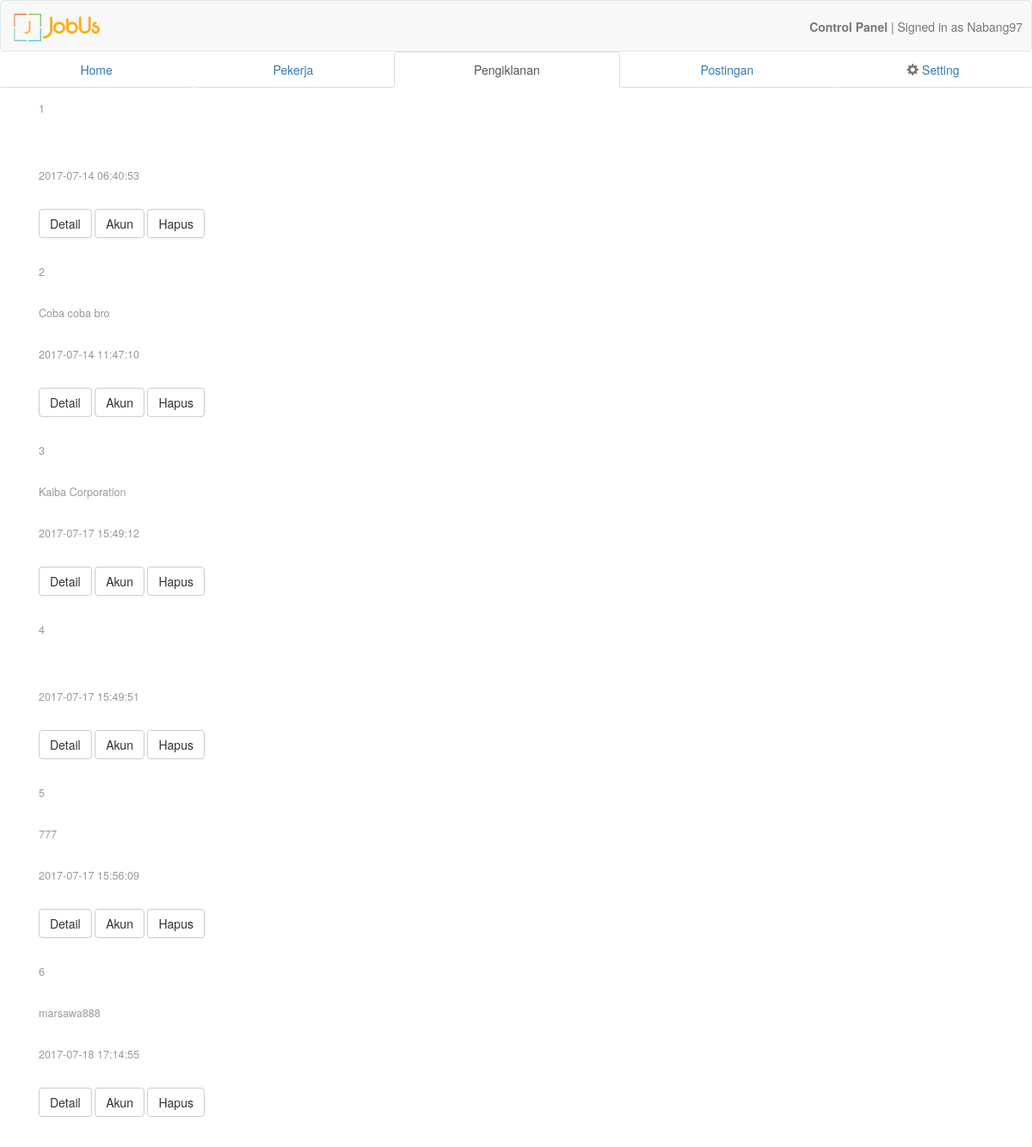
The app's page /admin/pengiklan.php, older data.
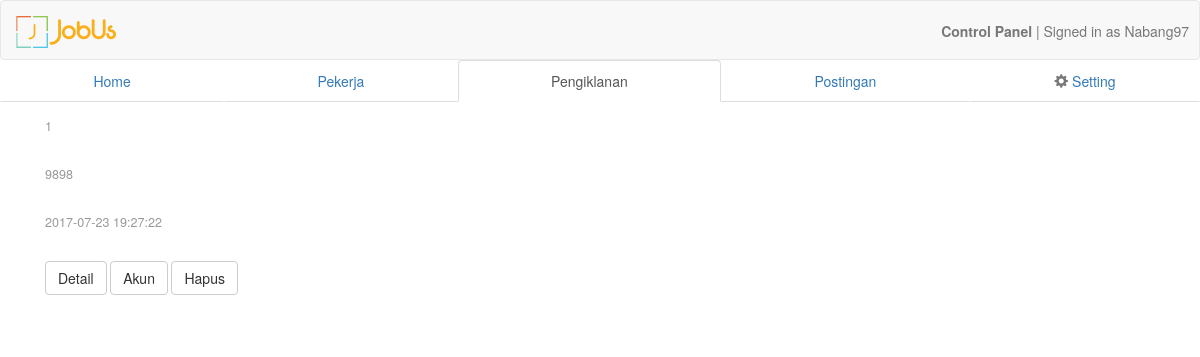
The same page, newer data.
### tables this page shows
CREATE TABLE `pengiklan` (
  `id_pengiklan` int(11) NOT NULL,
  `username` varchar(20) NOT NULL,
  `email` varchar(255) NOT NULL,
  `no_hp` varchar(15) NOT NULL,
  `password` varchar(255) NOT NULL,
  `foto_profile` varchar(255) DEFAULT NULL,
  `nama` varchar(255) DEFAULT NULL,
  `deskripsi` varchar(255) DEFAULT NULL,
  `sosmed` varchar(255) DEFAULT NULL,
  `provinsi` varchar(20) DEFAULT NULL,
  `kota` varchar(20) DEFAULT NULL,
  `kecamatan` varchar(20) DEFAULT NULL,
  `alamat` varchar(255) DEFAULT NULL,
  `lokasi` int(11) DEFAULT NULL,
  `koin` int(11) DEFAULT '0',
  `tanggal` timestamp NOT NULL DEFAULT CURRENT_TIMESTAMP
);

### controller/class.pengiklan.php (called while the page is built, shortened)
<?php
class pengiklan
 {
 	function get_all_rows($query, $param){
			try{
				global $pdo;
				$req = $pdo->prepare($query);
				if($param == ''){
					$req->execute();
				}else{
					$req->execute($param);
				}
				if($req->rowCount() > 0){
					$result = $req->fetchAll();
					return $result;
				}
			}catch(PDOException $e){
				echo "Error! gagal mengambil data: ".$e->getMessage();
			}
	}
	function get_all_profile(){
			$query = "SELECT * FROM `pengiklan`";
			return $this->get_all_rows($query, '');
	}
 }
 ?>

### admin/pengiklan.php (the view, shortened to what this page needs)
<!DOCTYPE html>
<?php session_start();
	include '../view/source3.php';
	include '../controller/koneksi.php';
	include '../controller/class.pengiklan.php';
	$pengiklan = new pengiklan();
	$data = $pengiklan->get_all_profile();
?>
<html>
<head>
</head>
<body>
 <?php include('../view/navbar.php'); ?>
	<ul class="nav nav-tabs nav-justified">
  		<li><a href="../admin/dashboard.php">Home</a></li>
  		<li><a href="../admin/pekerja.php">Pekerja</a></li>
  		<li role="presentation" class="active"><a href="../admin/pengiklan.php">Pengiklanan</a></li>
  		<li><a href="postingan.php">Postingan</a></li>
  		<li><a href="pengaturan.php"><span class="glyphicon glyphicon-cog" aria-hidden="true"></span> Setting</a></li>
	</ul>
	<div class="container">
		<table  class="table table-condensed table-responsive">
			<tbody>
			<?php
			if(count($data) > 0){
				$i = 1;
				foreach ($data as $rows ) {
					echo "
			<tr>
				<td>".$i."</td>
				<td>".$rows['nama']."</td>
				<td>".$rows['tanggal']."</td>
				<td>
					<form method='post'>
						<button type='button' class='btn btn-default' data-toggle='modal' data-target='#".$rows['id_pengiklan']."'>Detail</button>
						<button class='btn btn-default'>Akun</button>
						<button class='btn btn-default' name='delete' value='".$rows['id_pengiklan']."'>Hapus</button>
					</form>
				</td>
			</tr>
					";
					$i++;
				}
			} ?>
			</tbody>
		</table>
	</div>
</body>
</html>

### view/source3.php (shortened to what this page needs)
<link href="../assets/css/bootstrap.css" rel="stylesheet" type="text/css" media="all" />
<link href="../assets/css/style.css" rel="stylesheet" type="text/css" media="all" />
<link href="../assets/css/font-awesome.css" rel="stylesheet">
<link href="../assets/css/mislider.css" rel="stylesheet" type="text/css" />
<link href="../assets/css/mislider-custom.css" rel="stylesheet" type="text/css" />
<link rel="stylesheet" href="../assets/css/flexslider.css" type="text/css" media="screen" property="" />
<link href="../assets/css/lsb.css" rel="stylesheet" type="text/css">
<link href="../assets/css/cssme.css" rel="stylesheet" type="text/css">
<link href="../assets/css/sweetalert.css" rel="stylesheet" type="text/css">
<link data-require="bootstrap-css@3.3.6" data-semver="3.3.6" rel="stylesheet" href="https://maxcdn.bootstrapcdn.com/bootstrap/3.3.6/css/bootstrap.css" />

### view/navbar.php
<nav class="navbar navbar-default nav-admin">
  <div class="container-fluid">
  <div class="pull-right">
  	<p class="navbar-text navbar-right admin-name"><b>Control Panel</b> | Signed in as <a href="#" class="navbar-link">Nabang97</a></p>
  	</div>
  		<div class="navbar-header">
		<a class="navbar-brand navbar-left" href="#" >
		<img alt="Brand" src="../assets/images/logo-lands.png" width="" class="img-responsive">
		</a>
  	</div>
  	</div>
</nav>

### assets/css/style.css (style rules this page uses)
html, body { font-size: 100%; font-family: 'Open Sans', sans-serif; background:#ffffff; margin: 0; }
p,ul li,ol li { margin:0; font-size:14px; }
ul,label { margin:0; padding:0; }
input[type="submit"],input[type="reset"],a { -webkit-transition: 0.5s ease-in; -moz-transition: 0.5s ease-in; -ms-transition: 0.5s ease-in; -o-transition: 0.5s ease-in; transition:0.5s ease-in; }
.glyphicon { position: relative; top: 1px; display: inline-block; font-family: 'Glyphicons Halflings'; font-style: normal; font-weight: 400; line-height: 1; -webkit-font-smoothing: antialiased; -moz-osx-font-smoothing: grayscale; color: #777; }
.table > thead > tr > th, .table > tbody > tr > th, .table > tfoot > tr > th, .table > thead > tr > td, .table > tbody > tr > td, .table > tfoot > tr > td { border-top: none !important; }
.table td, .table>tbody>tr>td, .table>tbody>tr>th, .table>tfoot>tr>td, .table>tfoot>tr>th, .table>thead>tr>td, .table>thead>tr>th { padding: 15px!important; }
.table > thead > tr > th, .table > tbody > tr > th, .table > tfoot > tr > th, .table > thead > tr > td, .table > tbody > tr > td, .table > tfoot > tr > td { font-size: 0.9em; color: #999; border-top: none !important; }

### assets/css/cssme.css (style rules this page uses)
tbody { text-align: center; }
p { padding: 10px; }
.navbar-default.nav-admin { height:60px; margin-bottom: 0px; }
.navbar-text.admin-name { font-size: 100%; margin-top: 10px; margin-bottom: 0px; }
table { width: 100%; border-collapse: collapse; }
td, th { padding: 6px; border:none; text-align: left; }
@media only screen and (max-width: 760px),
(min-device-width: 768px) and (max-device-width: 1024px) { table, thead, tbody, th, td, tr { display: block; } }
@media only screen and (max-width: 760px),
(min-device-width: 768px) and (max-device-width: 1024px) { td { position: relative; padding-left: 50%; } }
@media only screen and (max-width: 760px),
(min-device-width: 768px) and (max-device-width: 1024px) { td:before { position: absolute; top: 6px; left: 6px; width: 45%; padding-right: 10px; white-space: nowrap; } }
@media only screen and (max-width: 760px),
(min-device-width: 768px) and (max-device-width: 1024px) { td:nth-of-type(1):after { content: ""; } }
@media only screen and (max-width: 760px),
(min-device-width: 768px) and (max-device-width: 1024px) { td:nth-of-type(2):after { content: ""; } }
@media only screen and (max-width: 760px),
(min-device-width: 768px) and (max-device-width: 1024px) { td:nth-of-type(3):after { content: ""; } }
@media only screen and (max-width: 760px),
(min-device-width: 768px) and (max-device-width: 1024px) { td:nth-of-type(4):after { content: ""; } }
ul { list-style: none; }

Row changes from the older to the newer data that the page shows:
removed pengiklan: tanggal "2017-07-14 06:40:53", $rows['id_pengiklan'] 5 (drawn)
removed pengiklan: nama "Coba coba bro", tanggal "2017-07-14 11:47:10", $rows['id_pengiklan'] 6 (drawn)
removed pengiklan: nama "Kaiba Corporation", tanggal "2017-07-17 15:49:12", $rows['id_pengiklan'] 7 (drawn)
removed pengiklan: tanggal "2017-07-17 15:49:51", $rows['id_pengiklan'] 9 (drawn)
removed pengiklan: nama "777", tanggal "2017-07-17 15:56:09", $rows['id_pengiklan'] 10 (drawn)
removed pengiklan: nama "marsawa888", tanggal "2017-07-18 17:14:55", $rows['id_pengiklan'] 11 (drawn)
added pengiklan: nama "9898", tanggal "2017-07-23 19:27:22"
